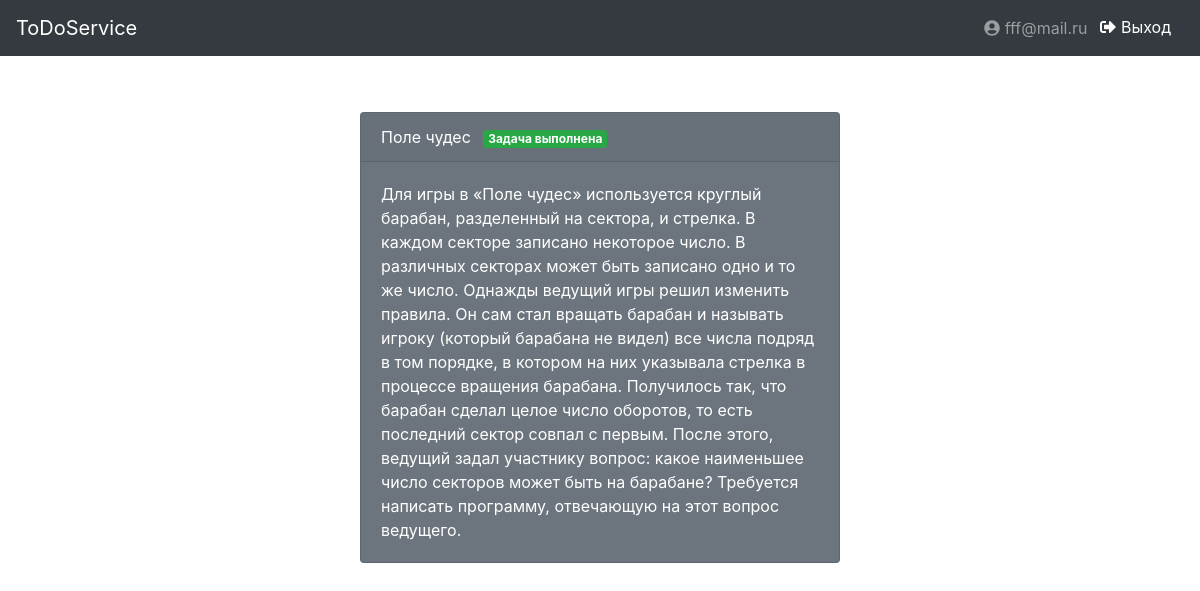
Page /todo/73 (signed in) on the committed database.
### tables this page shows
CREATE TABLE users
(
    id integer not null constraint users_pk primary key autoincrement,
    email    text    not null,
    password text    not null
);

CREATE TABLE todos
(
    id      integer
        constraint todos_pk
            primary key autoincrement,
    title   text    not null,
    txt text not null, 
    user_id integer not null
        references users
            on update cascade on delete cascade,
    done    integer default 0
);

### app/__init__.py (the view)
@app.route('/todo/<int:todo_id>')
def get_todo(todo_id):
    if 'user_id' not in session:
        return redirect(url_for('login'))
    user = Storage.get_user_by_id(session['user_id'])
    todo = Storage.get_todo_by_id(todo_id,user.id)
    return render_template('pages/todo.html', page_title='ToDoService', todo=todo, user=user)

### app/storage/__init__.py (called while the page is built)
    @staticmethod
    def get_user_by_id(user_id):
        user_data = db.execute('SELECT * FROM users WHERE id = ?', (user_id,)).fetchone()
        if user_data:
            return User(*user_data)
        else:
            return None

    @staticmethod
    def get_todo_by_id(todo_id,user_id):
        todo = db.execute('SELECT id, title, txt, user_id, done FROM todos WHERE user_id = ? AND id = ?', (user_id,todo_id)).fetchone()
        if todo:
            return Todo(*todo)
        else:
            return None

### app/templates/pages/todo.html
{% extends "layouts/base_layout.html" %}
{% block main %}
    {% if todo %}
    <div class="container-fluid d-flex p-2 justify-content-center">
    <div class="card text-white bg-secondary mb-3" style="max-width: 30rem;">
    <div class="card-header">{{ todo.title }}
    {% if todo.done==1 %}
        <span class="badge badge-success ml-2">Задача выполнена</span>
    {% else %}
        <span class="badge badge-danger ml-2">Задача не выполнена</span>
    {% endif %}
    </div>
    <div class="card-body">
        <p class="card-text">{{ todo.txt }}</p>
    </div>
    </div>
    </div>
{% else %}
  <h1 class="text-center text-warning mt-4 pt-4">У вас нет такой ToDo :(</h4>
{% endif %}
{% endblock %}

### app/templates/layouts/base_layout.html (shortened to what this page needs)
<!DOCTYPE html>
<html lang="en">
<head>
    <link rel="stylesheet" href="/static/css/bootstrap.min.css">
</head>
<body>
    <header>
        <nav class="navbar navbar-dark bg-dark">
        <a class="navbar-brand" href="/">ToDoService</a>
        <div class="d-flex">
        {% if user %}
            <span class="navbar-text"><i class="fas fa-user-circle"></i> {{ user.email }}</span>
            <a href="/logout" class="btn btn-dark" role="button"><i class="fas fa-sign-out-alt"></i> Выход</a>
        {% else %}
            <a class="btn btn-dark" role="button" href="/login"><i class="fas fa-sign-in-alt"></i> Вход</a>
            <a href="/registration" class="btn btn-dark" role="button"><i class="fas fa-user-plus"></i> Регистрация</a>
        {% endif %}
        </div>
        </nav>
    </header>
    <main class="container mt-5">
    {% block main %}{% endblock %}
    </main>
</body>
</html>

### rows in the picture
users: email "fff@mail.ru"
todos: title "Поле чудес", txt "Для игры в «Поле чудес» используется круглый барабан, разделенный на сектора, и стрелка. В каждом секторе записано некоторое число. В различных секторах может быть записано одно и то же число. Однажды ведущий игры решил изменить правила. Он сам стал вращать барабан и называть игроку (который барабана не видел) все числа подряд в том порядке, в котором на них указывала стрелка в процессе вращения барабана. Получилось так, что барабан сделал целое число оборотов, то есть последний сектор совпал с первым. После этого, ведущий задал участнику вопрос: какое наименьшее число секторов может быть на барабане? Требуется написать программу, отвечающую на этот вопрос ведущего."
